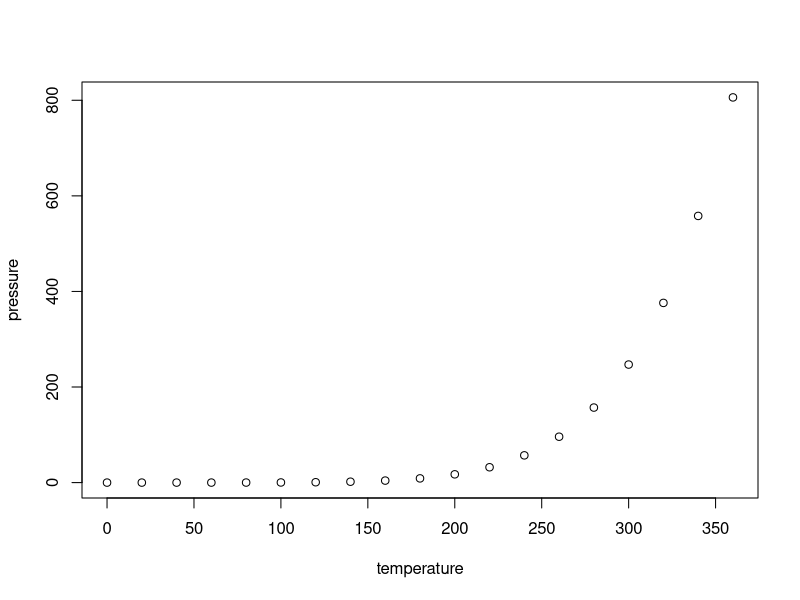
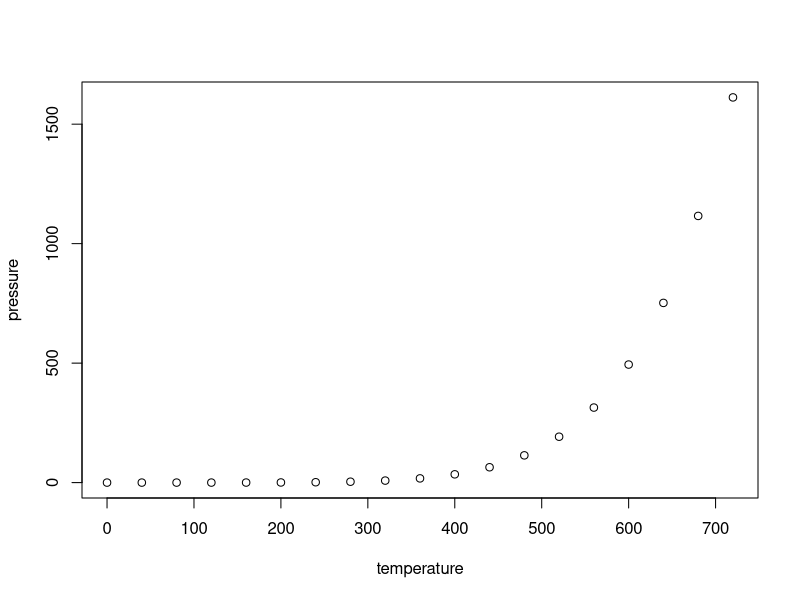

Reproduce these figures in R, in order.
## ---- chunk 1
knitr::opts_chunk$set(echo = TRUE)
## ---- chunk 2
summary(cars)
## ---- chunk 3
plot(pressure)
plot(pressure*2)
